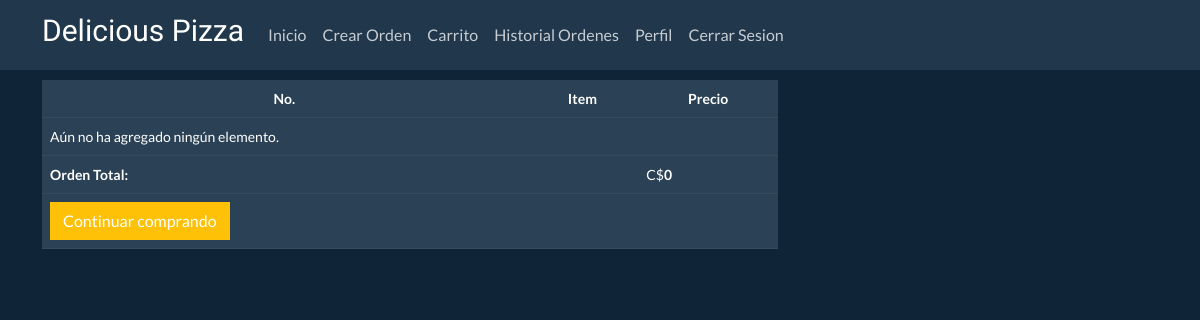
The app's page /order-summary/ (signed in), older data.
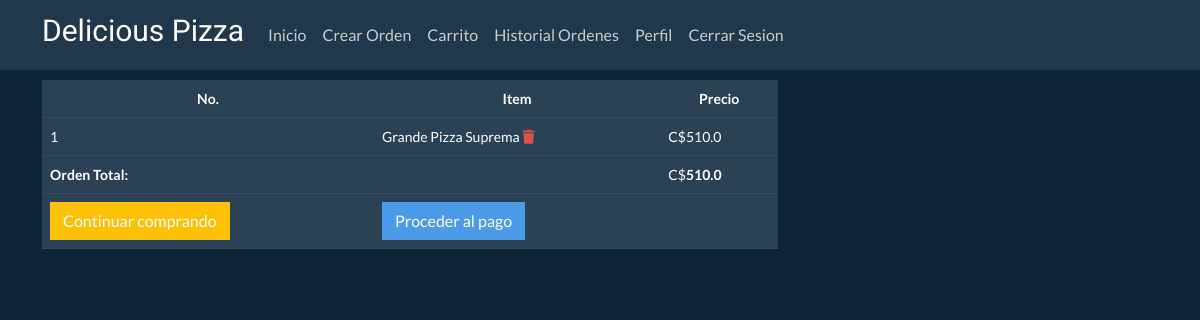
The same page, newer data.
### shopping_cart/models.py (models this page shows, shortened)
class Order(models.Model):
    ref_code = models.CharField(max_length=15)
    owner = models.ForeignKey(Cart, on_delete=models.SET_NULL, null=True)
    is_ordered = models.BooleanField(default=False)
    items = models.ManyToManyField(OrderItem)
    date_ordered = models.DateTimeField(auto_now=True)
    def get_cart_items(self):
        return self.items.all()
    def get_cart_total(self):
        return sum([item.item.price for item in self.items.all()])

class OrderItem(models.Model):
    item = models.OneToOneField(Item, on_delete=models.SET_NULL, null=True)
    is_ordered = models.BooleanField(default=False)
    date_added = models.DateTimeField(auto_now=True)
    date_ordered = models.DateTimeField(null=True)

### orders/models.py (models this page shows, shortened)
class Item(models.Model):
    meal = models.ForeignKey(Meal, on_delete=models.CASCADE)
    meal_type = models.ForeignKey(Meal_Type, on_delete=models.CASCADE)
    size = models.ForeignKey(Size, on_delete=models.CASCADE)
    meal_addition = models.ManyToManyField(Meal_Addition, blank=True)
    price = models.FloatField(default=0)
    user = models.ForeignKey(User, on_delete=models.CASCADE)
    timestamp = models.DateTimeField(auto_now_add=True, auto_now=False)

class Size(models.Model):
    size = models.CharField(max_length=64)
    def __str__(self):
        return f"{self.size}"

class Meal_Type(models.Model):
    name = models.CharField(max_length=64)
    meal = models.ForeignKey(Meal, on_delete=models.CASCADE, null=True)
    size = models.ManyToManyField(Size)
    meal_addition = models.ManyToManyField(Meal_Addition, blank=True)
    def __str__(self):
        return f"{self.name}"

### shopping_cart/views.py (the view)
# urls.py: path('order-summary/', order_details, name="order_summary"),
@login_required()
def order_details(request, **kwargs):
    existing_order = get_user_pending_order(request)
    context = {
        'order': existing_order,
        'title': 'Cart'
    }
    return render(request, 'shopping_cart/order_summary.html', context)

### shopping_cart/views.py (called while the page is built)
def get_user_pending_order(request):
    user_cart = get_object_or_404(Cart, user=request.user)
    order = Order.objects.filter(owner=user_cart, is_ordered=False)
    if order.exists():
        return order[0]
    return 0

### shopping_cart/templates/shopping_cart/order_summary.html (shortened to what this page needs)
{% extends 'orders/base.html' %}
{% block content %}
    <table class="table table-hover table-dark" style="margin-top: 10px;">
        <tr class="text-center">
            <th>No.</th>
            <th>Item</th>
            <th>Precio</th>
        </tr>
        {% for item in order.get_cart_items %}
            <tr>
                <td>{{ forloop.counter }}</td>
                <td>
                    {{ item.item.size }} {{ item.item.meal_type }}
                    <span class="float-right">
                        <a href="{% url 'shopping_cart:delete_item' item.id %}" data-balloon="remove this item from cart"
                            class="text-danger" onclick="return confirm_delete();">
                            <i class="fas fa-trash"></i>
                        </a>
                    </span>
                </td>
                <td>C${{ item.item.price }}</td>
            </tr>
        {% empty %}
            <tr>
                <td colspan="3"> Aún no ha agregado ningún elemento. </td>
            </tr>
        {% endfor %}
        <tr>
            {% if order.get_cart_total != None %}
                <td colspan="2">
                    <strong class="pull-right">Orden Total:</strong>
                </td>
                <td colspan="1">
                    C$<strong>{{ order.get_cart_total }}</strong>
                </td>
            {% endif %}
        </tr>
        <tr>
            <td colspan="1">
                <a href="{% url 'orders-create' %}" class="btn btn-warning pull-left">
                    {% if order %}Continuar comprando{% else %}Añadir item al carrito {% endif %}
                </a>
            </td>
            <td colspan="2">
                {% if order.get_cart_items %}
                    <a href="{% url 'shopping_cart:checkout' %}" class="pull-right btn btn-primary">Proceder al pago</a>
                {% endif %}
            </td>
        </tr>
    </table>
{% endblock content %}

### orders/templates/orders/base.html (shortened to what this page needs)
{% load static %}
<!DOCTYPE html>
<html>
<head>
        <link rel="stylesheet" type="text/css" href="{% static 'orders/bootstrap.min.css' %}">
        <link rel="stylesheet" type="text/css" href="{% static 'orders/bootstrap.min.css' %}">
</head>
<body>
    <header class="site-header">
        <nav class="navbar navbar-expand-lg navbar-dark bg-dark">
            <div class="container">
                <a class="navbar-brand mr-4" href="{% url 'orders-home' %}"><h1 style="font-size: 30px; font-family:'Imperial Script', cursive;">Delicious Pizza</h1></a>
                <div class="collapse navbar-collapse" id="navbarToggle">
                    <div class="navbar-nav mr-auto">
                        <a class="nav-item nav-link" href="{% url 'orders-home' %}">Inicio</a>
                        {% if user.is_authenticated %}
                        <a class="nav-item nav-link" href="{% url 'orders-create' %}">Crear Orden</a>
                        <a class="nav-item nav-link" href="{% url 'shopping_cart:order_summary' %}">Carrito</a>
                        <a class="nav-item nav-link" href="{% url 'orders-history' %}">Historial Ordenes</a>
                        {% endif %}
                    </div>
                    <div class="navbar-nav">
                        {% if user.is_authenticated %}
                        <a class="nav-item nav-link" href="{% url 'profile' %}">Perfil</a>
                        <a class="nav-item nav-link" href="{% url 'logout' %}">Cerrar Sesion</a>
                        {% else %}
                        <a class="nav-item nav-link" href="{% url 'login' %}">Iniciar Sesion</a>
                        <a class="nav-item nav-link" href="{% url 'register' %}">Registrarme</a>
                        {% endif %}
                    </div>
                </div>
            </div>
        </nav>
    </header>
    <main role="main" class="container">
        <div class="row">
            <div class="col-md-8">
                {% block content %}{% endblock %}
            </div>
            <div class="col-md-4">
            </div>
        </div>
    </main>
</body>
</html>

### orders/templates/orders/base.html (style rules this page uses)
body { background-image: url(https://res.cloudinary.com/dzlbg8ni6/image/upload/v1639891481/istockphoto-1083487954-612x612_tmafib.jpg); background-repeat: no-repeat; background-position: center center; background-size: cover; background-attachment: fixed; }

Row changes from the older to the newer data that the page shows:
added OrderItem: item.size "Grande", item.meal_type "Pizza Suprema", item.price "510.0"
computed for Order: get_cart_total "0" → "510.0"
Text that changed along with them:
text no longer shown: "Aún no ha agregado ningún elemento."
text now shown: "Proceder al pago"
